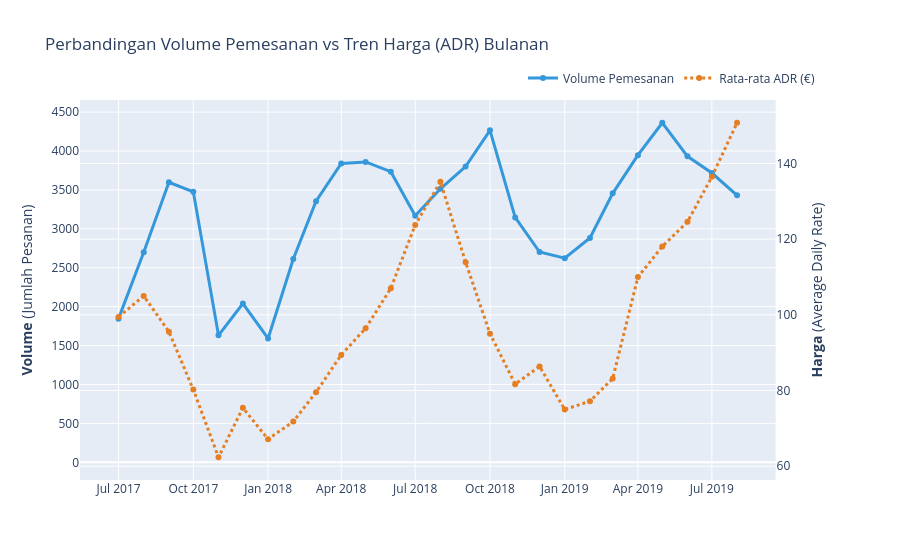

The notebook cell saved with this chart:
### Code cell
import plotly.graph_objects as go
from plotly.subplots import make_subplots

# Menyiapkan Data (Agregasi Bulanan)
# Menghitung Rata-rata ADR dan Total Pesanan per Bulan
trend_data = df2.groupby('arrival_month').agg({
    'adr': 'mean',
    'bookingID': 'count'
}).reset_index()

# Membuat Grafik dengan Dua Sumbu Y
fig = make_subplots(specs=[[{"secondary_y": True}]])

# Tambahkan Garis Volume Pemesanan (Sumbu Y Kiri)
fig.add_trace(
    go.Scatter(x=trend_data['arrival_month'], y=trend_data['bookingID'],
               name="Volume Pemesanan", mode='lines+markers',
               line=dict(color='#3498db', width=3)),
    secondary_y=False,
)

# Tambahkan Garis Tren ADR (Sumbu Y Kanan)
fig.add_trace(
    go.Scatter(x=trend_data['arrival_month'], y=trend_data['adr'],
               name="Rata-rata ADR (€)", mode='lines+markers',
               line=dict(color='#e67e22', width=3, dash='dot')),
    secondary_y=True,
)

# Mengatur Layout
fig.update_layout(
    title_text="Perbandingan Volume Pemesanan vs Tren Harga (ADR) Bulanan",
    hovermode="x unified",
    legend=dict(orientation="h", yanchor="bottom", y=1.02, xanchor="right", x=1)
)

# Memberi Label Sumbu
fig.update_yaxes(title_text="<b>Volume</b> (Jumlah Pesanan)", secondary_y=False)
fig.update_yaxes(title_text="<b>Harga</b> (Average Daily Rate)", secondary_y=True)

fig.show()

### Figure 1 — Plotly figure (JSON) as saved in the notebook; plotly's stock layout.template omitted (floating-point values rounded to 4 significant figures)
{"data": [{"line": {"color": "#3498db", "width": 3}, "mode": "lines+markers", "name": "Volume Pemesanan", "type": "scatter", "x": ["2017-07", "2017-08", "2017-09", "2017-10", "2017-11", "2017-12", "2018-01", "2018-02", "2018-03", "2018-04", "2018-05", "2018-06", "2018-07", "2018-08", "2018-09", "2018-10", "2018-11", "2018-12", "2019-01", "2019-02", "2019-03", "2019-04", "2019-05", "2019-06", "2019-07", "2019-08", "NaT"], "xaxis": "x", "y": [1846, 2699, 3598, 3475, 1632, 2040, 1591, 2612, 3354, 3840, 3859, 3734, 3168, 3514, 3800, 4266, 3147, 2702, 2623, 2883, 3456, 3947, 4363, 3932, 3717, 3430, 65], "yaxis": "y"}, {"line": {"color": "#e67e22", "dash": "dot", "width": 3}, "mode": "lines+markers", "name": "Rata-rata ADR (€)", "type": "scatter", "x": ["2017-07", "2017-08", "2017-09", "2017-10", "2017-11", "2017-12", "2018-01", "2018-02", "2018-03", "2018-04", "2018-05", "2018-06", "2018-07", "2018-08", "2018-09", "2018-10", "2018-11", "2018-12", "2019-01", "2019-02", "2019-03", "2019-04", "2019-05", "2019-06", "2019-07", "2019-08", "NaT"], "xaxis": "x", "y": [99.45, 105.0, 95.55, 80.25, 62.37, 75.43, 67.15, 71.79, 79.54, 89.41, 96.43, 107.0, 123.8, 135.2, 113.9, 95.03, 81.68, 86.37, 74.97, 77.17, 83.16, 110.0, 118.1, 124.6, 136.5, 150.8, 73.91], "yaxis": "y2"}], "layout": {"hovermode": "x unified", "legend": {"orientation": "h", "x": 1, "xanchor": "right", "y": 1.02, "yanchor": "bottom"}, "title": {"text": "Perbandingan Volume Pemesanan vs Tren Harga (ADR) Bulanan"}, "xaxis": {"anchor": "y", "domain": [0, 0.94]}, "yaxis": {"anchor": "x", "domain": [0, 1], "title": {"text": "<b>Volume</b> (Jumlah Pesanan)"}}, "yaxis2": {"anchor": "x", "overlaying": "y", "side": "right", "title": {"text": "<b>Harga</b> (Average Daily Rate)"}}}}
